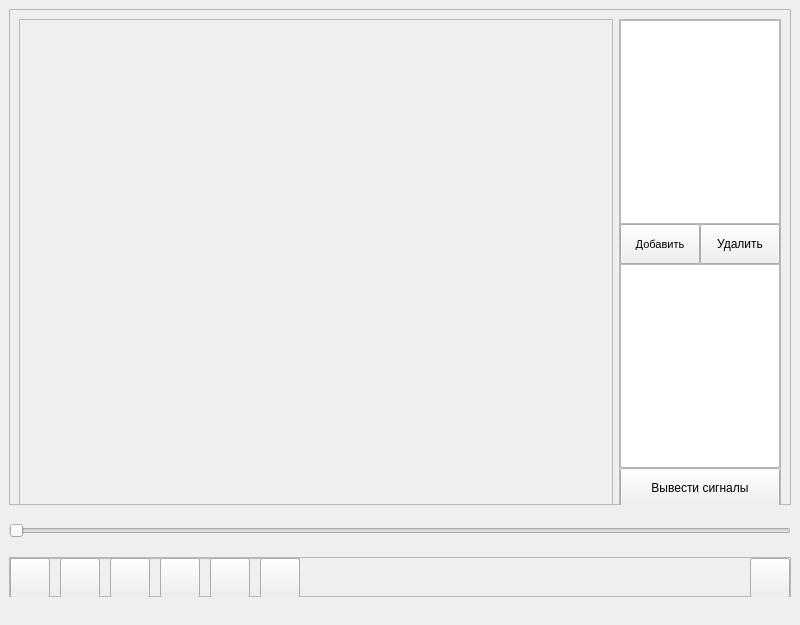
<?xml version="1.0" encoding="UTF-8"?>
<ui version="4.0">
 <class>Display</class>
 <widget class="QMainWindow" name="Display">
  <property name="geometry">
   <rect>
    <x>0</x>
    <y>0</y>
    <width>800</width>
    <height>625</height>
   </rect>
  </property>
  <property name="sizePolicy">
   <sizepolicy hsizetype="Preferred" vsizetype="Preferred">
    <horstretch>0</horstretch>
    <verstretch>0</verstretch>
   </sizepolicy>
  </property>
  <property name="minimumSize">
   <size>
    <width>800</width>
    <height>600</height>
   </size>
  </property>
  <property name="maximumSize">
   <size>
    <width>16777215</width>
    <height>16777215</height>
   </size>
  </property>
  <property name="windowTitle">
   <string>Отображение ЭЭГ</string>
  </property>
  <property name="styleSheet">
   <string notr="true"/>
  </property>
  <property name="tabShape">
   <enum>QTabWidget::Rounded</enum>
  </property>
  <widget class="QWidget" name="centralwidget">
   <property name="maximumSize">
    <size>
     <width>1600000</width>
     <height>1600000</height>
    </size>
   </property>
   <property name="sizeIncrement">
    <size>
     <width>0</width>
     <height>0</height>
    </size>
   </property>
   <layout class="QVBoxLayout" name="verticalLayout">
    <item>
     <widget class="QFrame" name="plotSignals">
      <property name="minimumSize">
       <size>
        <width>780</width>
        <height>490</height>
       </size>
      </property>
      <property name="frameShape">
       <enum>QFrame::StyledPanel</enum>
      </property>
      <property name="frameShadow">
       <enum>QFrame::Raised</enum>
      </property>
      <layout class="QGridLayout" name="gridLayout">
       <item row="0" column="1">
        <widget class="QFrame" name="signalsContol">
         <property name="minimumSize">
          <size>
           <width>162</width>
           <height>490</height>
          </size>
         </property>
         <property name="maximumSize">
          <size>
           <width>160</width>
           <height>16777215</height>
          </size>
         </property>
         <property name="frameShape">
          <enum>QFrame::StyledPanel</enum>
         </property>
         <property name="frameShadow">
          <enum>QFrame::Raised</enum>
         </property>
         <layout class="QVBoxLayout" name="verticalLayout_2">
          <property name="spacing">
           <number>0</number>
          </property>
          <property name="leftMargin">
           <number>0</number>
          </property>
          <property name="topMargin">
           <number>0</number>
          </property>
          <property name="rightMargin">
           <number>0</number>
          </property>
          <property name="bottomMargin">
           <number>0</number>
          </property>
          <item>
           <widget class="QListWidget" name="allSignalsList">
            <property name="minimumSize">
             <size>
              <width>160</width>
              <height>192</height>
             </size>
            </property>
            <property name="maximumSize">
             <size>
              <width>160</width>
              <height>16777215</height>
             </size>
            </property>
            <property name="focusPolicy">
             <enum>Qt::ClickFocus</enum>
            </property>
            <property name="alternatingRowColors">
             <bool>true</bool>
            </property>
            <property name="selectionMode">
             <enum>QAbstractItemView::MultiSelection</enum>
            </property>
           </widget>
          </item>
          <item>
           <widget class="QFrame" name="frame_4">
            <property name="minimumSize">
             <size>
              <width>160</width>
              <height>40</height>
             </size>
            </property>
            <property name="maximumSize">
             <size>
              <width>160</width>
              <height>40</height>
             </size>
            </property>
            <property name="frameShape">
             <enum>QFrame::StyledPanel</enum>
            </property>
            <property name="frameShadow">
             <enum>QFrame::Raised</enum>
            </property>
            <widget class="QPushButton" name="removeSignalsButton">
             <property name="geometry">
              <rect>
               <x>80</x>
               <y>0</y>
               <width>80</width>
               <height>40</height>
              </rect>
             </property>
             <property name="minimumSize">
              <size>
               <width>80</width>
               <height>40</height>
              </size>
             </property>
             <property name="text">
              <string>Удалить</string>
             </property>
            </widget>
            <widget class="QPushButton" name="addSignalsButton">
             <property name="geometry">
              <rect>
               <x>0</x>
               <y>0</y>
               <width>80</width>
               <height>40</height>
              </rect>
             </property>
             <property name="minimumSize">
              <size>
               <width>80</width>
               <height>40</height>
              </size>
             </property>
             <property name="font">
              <font>
               <pointsize>8</pointsize>
              </font>
             </property>
             <property name="text">
              <string>Добавить</string>
             </property>
            </widget>
           </widget>
          </item>
          <item>
           <widget class="QListWidget" name="selectedSignalsList">
            <property name="minimumSize">
             <size>
              <width>160</width>
              <height>192</height>
             </size>
            </property>
            <property name="maximumSize">
             <size>
              <width>160</width>
              <height>16777215</height>
             </size>
            </property>
            <property name="tabKeyNavigation">
             <bool>false</bool>
            </property>
            <property name="showDropIndicator" stdset="0">
             <bool>false</bool>
            </property>
            <property name="dragEnabled">
             <bool>false</bool>
            </property>
            <property name="dragDropOverwriteMode">
             <bool>false</bool>
            </property>
            <property name="dragDropMode">
             <enum>QAbstractItemView::NoDragDrop</enum>
            </property>
            <property name="selectionMode">
             <enum>QAbstractItemView::MultiSelection</enum>
            </property>
           </widget>
          </item>
          <item>
           <widget class="QPushButton" name="submitSignalsButton">
            <property name="minimumSize">
             <size>
              <width>160</width>
              <height>40</height>
             </size>
            </property>
            <property name="maximumSize">
             <size>
              <width>160</width>
              <height>16777215</height>
             </size>
            </property>
            <property name="text">
             <string>Вывести сигналы</string>
            </property>
           </widget>
          </item>
         </layout>
        </widget>
       </item>
       <item row="0" column="0">
        <widget class="QFrame" name="plotsFrame">
         <property name="sizePolicy">
          <sizepolicy hsizetype="Expanding" vsizetype="Preferred">
           <horstretch>0</horstretch>
           <verstretch>0</verstretch>
          </sizepolicy>
         </property>
         <property name="minimumSize">
          <size>
           <width>590</width>
           <height>490</height>
          </size>
         </property>
         <property name="frameShape">
          <enum>QFrame::StyledPanel</enum>
         </property>
         <property name="frameShadow">
          <enum>QFrame::Raised</enum>
         </property>
         <layout class="QGridLayout" name="gridLayout_2">
          <item row="0" column="0">
           <widget class="QCustomPlot" name="customPlot" native="true">
            <property name="sizePolicy">
             <sizepolicy hsizetype="Expanding" vsizetype="Preferred">
              <horstretch>0</horstretch>
              <verstretch>0</verstretch>
             </sizepolicy>
            </property>
            <property name="minimumSize">
             <size>
              <width>550</width>
              <height>245</height>
             </size>
            </property>
           </widget>
          </item>
         </layout>
        </widget>
       </item>
      </layout>
     </widget>
    </item>
    <item>
     <widget class="QSlider" name="timeSlider">
      <property name="minimumSize">
       <size>
        <width>770</width>
        <height>40</height>
       </size>
      </property>
      <property name="maximumSize">
       <size>
        <width>16777215</width>
        <height>40</height>
       </size>
      </property>
      <property name="mouseTracking">
       <bool>true</bool>
      </property>
      <property name="maximum">
       <number>98</number>
      </property>
      <property name="singleStep">
       <number>0</number>
      </property>
      <property name="pageStep">
       <number>0</number>
      </property>
      <property name="orientation">
       <enum>Qt::Horizontal</enum>
      </property>
     </widget>
    </item>
    <item>
     <widget class="QFrame" name="controls">
      <property name="minimumSize">
       <size>
        <width>300</width>
        <height>40</height>
       </size>
      </property>
      <property name="maximumSize">
       <size>
        <width>16777215</width>
        <height>40</height>
       </size>
      </property>
      <property name="frameShape">
       <enum>QFrame::StyledPanel</enum>
      </property>
      <property name="frameShadow">
       <enum>QFrame::Raised</enum>
      </property>
      <layout class="QHBoxLayout" name="horizontalLayout_2">
       <property name="spacing">
        <number>0</number>
       </property>
       <property name="leftMargin">
        <number>0</number>
       </property>
       <property name="topMargin">
        <number>0</number>
       </property>
       <property name="rightMargin">
        <number>0</number>
       </property>
       <property name="bottomMargin">
        <number>0</number>
       </property>
       <item>
        <widget class="QFrame" name="frame">
         <property name="minimumSize">
          <size>
           <width>290</width>
           <height>40</height>
          </size>
         </property>
         <property name="maximumSize">
          <size>
           <width>290</width>
           <height>40</height>
          </size>
         </property>
         <property name="frameShape">
          <enum>QFrame::StyledPanel</enum>
         </property>
         <property name="frameShadow">
          <enum>QFrame::Raised</enum>
         </property>
         <widget class="QPushButton" name="MoveLeftButton">
          <property name="geometry">
           <rect>
            <x>100</x>
            <y>0</y>
            <width>40</width>
            <height>40</height>
           </rect>
          </property>
          <property name="minimumSize">
           <size>
            <width>40</width>
            <height>40</height>
           </size>
          </property>
          <property name="maximumSize">
           <size>
            <width>40</width>
            <height>40</height>
           </size>
          </property>
          <property name="font">
           <font>
            <pointsize>8</pointsize>
           </font>
          </property>
          <property name="toolTip">
           <string>&lt;html&gt;&lt;head/&gt;&lt;body&gt;&lt;p&gt;1 сек. назад&lt;/p&gt;&lt;/body&gt;&lt;/html&gt;</string>
          </property>
          <property name="text">
           <string/>
          </property>
          <property name="icon">
           <iconset>
            <normaloff>imgs/left-button.png</normaloff>imgs/left-button.png</iconset>
          </property>
          <property name="iconSize">
           <size>
            <width>24</width>
            <height>24</height>
           </size>
          </property>
         </widget>
         <widget class="QPushButton" name="MoveRightButton">
          <property name="geometry">
           <rect>
            <x>150</x>
            <y>0</y>
            <width>40</width>
            <height>40</height>
           </rect>
          </property>
          <property name="minimumSize">
           <size>
            <width>40</width>
            <height>40</height>
           </size>
          </property>
          <property name="maximumSize">
           <size>
            <width>40</width>
            <height>40</height>
           </size>
          </property>
          <property name="toolTip">
           <string>&lt;html&gt;&lt;head/&gt;&lt;body&gt;&lt;p&gt;1 сек. вперед&lt;/p&gt;&lt;/body&gt;&lt;/html&gt;</string>
          </property>
          <property name="text">
           <string/>
          </property>
          <property name="icon">
           <iconset>
            <normaloff>imgs/right-button.png</normaloff>imgs/right-button.png</iconset>
          </property>
          <property name="iconSize">
           <size>
            <width>24</width>
            <height>24</height>
           </size>
          </property>
         </widget>
         <widget class="QPushButton" name="PlayButton">
          <property name="geometry">
           <rect>
            <x>0</x>
            <y>0</y>
            <width>40</width>
            <height>40</height>
           </rect>
          </property>
          <property name="minimumSize">
           <size>
            <width>40</width>
            <height>40</height>
           </size>
          </property>
          <property name="maximumSize">
           <size>
            <width>40</width>
            <height>40</height>
           </size>
          </property>
          <property name="toolTip">
           <string>&lt;html&gt;&lt;head/&gt;&lt;body&gt;&lt;p&gt;Воспроизведение&lt;/p&gt;&lt;/body&gt;&lt;/html&gt;</string>
          </property>
          <property name="whatsThis">
           <string>&lt;html&gt;&lt;head/&gt;&lt;body&gt;&lt;p&gt;&lt;br/&gt;&lt;/p&gt;&lt;/body&gt;&lt;/html&gt;</string>
          </property>
          <property name="text">
           <string/>
          </property>
          <property name="icon">
           <iconset>
            <normaloff>imgs/play-button.png</normaloff>imgs/play-button.png</iconset>
          </property>
          <property name="iconSize">
           <size>
            <width>24</width>
            <height>24</height>
           </size>
          </property>
          <property name="checkable">
           <bool>false</bool>
          </property>
         </widget>
         <widget class="QPushButton" name="StopButton">
          <property name="geometry">
           <rect>
            <x>50</x>
            <y>0</y>
            <width>40</width>
            <height>40</height>
           </rect>
          </property>
          <property name="minimumSize">
           <size>
            <width>40</width>
            <height>40</height>
           </size>
          </property>
          <property name="maximumSize">
           <size>
            <width>40</width>
            <height>40</height>
           </size>
          </property>
          <property name="toolTip">
           <string>&lt;html&gt;&lt;head/&gt;&lt;body&gt;&lt;p&gt;Стоп&lt;/p&gt;&lt;/body&gt;&lt;/html&gt;</string>
          </property>
          <property name="text">
           <string/>
          </property>
          <property name="icon">
           <iconset>
            <normaloff>imgs/stop-button.png</normaloff>imgs/stop-button.png</iconset>
          </property>
          <property name="iconSize">
           <size>
            <width>24</width>
            <height>24</height>
           </size>
          </property>
          <property name="checkable">
           <bool>false</bool>
          </property>
         </widget>
         <widget class="QPushButton" name="ZoomButton">
          <property name="geometry">
           <rect>
            <x>200</x>
            <y>0</y>
            <width>40</width>
            <height>40</height>
           </rect>
          </property>
          <property name="minimumSize">
           <size>
            <width>40</width>
            <height>40</height>
           </size>
          </property>
          <property name="maximumSize">
           <size>
            <width>40</width>
            <height>40</height>
           </size>
          </property>
          <property name="toolTip">
           <string>&lt;html&gt;&lt;head/&gt;&lt;body&gt;&lt;p&gt;Исходное положение камеры&lt;/p&gt;&lt;/body&gt;&lt;/html&gt;</string>
          </property>
          <property name="text">
           <string/>
          </property>
          <property name="icon">
           <iconset>
            <normaloff>imgs/zoom-button.png</normaloff>imgs/zoom-button.png</iconset>
          </property>
          <property name="iconSize">
           <size>
            <width>24</width>
            <height>24</height>
           </size>
          </property>
         </widget>
         <widget class="QPushButton" name="SpectrumButton">
          <property name="geometry">
           <rect>
            <x>250</x>
            <y>0</y>
            <width>40</width>
            <height>40</height>
           </rect>
          </property>
          <property name="minimumSize">
           <size>
            <width>40</width>
            <height>40</height>
           </size>
          </property>
          <property name="maximumSize">
           <size>
            <width>40</width>
            <height>40</height>
           </size>
          </property>
          <property name="toolTip">
           <string>&lt;html&gt;&lt;head/&gt;&lt;body&gt;&lt;p&gt;Исходное положение камеры&lt;/p&gt;&lt;/body&gt;&lt;/html&gt;</string>
          </property>
          <property name="text">
           <string/>
          </property>
          <property name="icon">
           <iconset>
            <normaloff>imgs/zoom-button.png</normaloff>imgs/zoom-button.png</iconset>
          </property>
          <property name="iconSize">
           <size>
            <width>24</width>
            <height>24</height>
           </size>
          </property>
         </widget>
        </widget>
       </item>
       <item>
        <spacer name="horizontalSpacer">
         <property name="orientation">
          <enum>Qt::Horizontal</enum>
         </property>
         <property name="sizeHint" stdset="0">
          <size>
           <width>497</width>
           <height>20</height>
          </size>
         </property>
        </spacer>
       </item>
       <item>
        <widget class="QPushButton" name="pushButton">
         <property name="minimumSize">
          <size>
           <width>40</width>
           <height>40</height>
          </size>
         </property>
         <property name="maximumSize">
          <size>
           <width>40</width>
           <height>40</height>
          </size>
         </property>
         <property name="text">
          <string/>
         </property>
         <property name="icon">
          <iconset>
           <normaloff>imgs/information-button.png</normaloff>imgs/information-button.png</iconset>
         </property>
         <property name="iconSize">
          <size>
           <width>24</width>
           <height>24</height>
          </size>
         </property>
        </widget>
       </item>
      </layout>
     </widget>
    </item>
   </layout>
  </widget>
  <widget class="QStatusBar" name="statusBar">
   <property name="sizeGripEnabled">
    <bool>false</bool>
   </property>
  </widget>
 </widget>
 <customwidgets>
  <customwidget>
   <class>QCustomPlot</class>
   <extends>QWidget</extends>
   <header>qcustomplot.h</header>
   <container>1</container>
  </customwidget>
 </customwidgets>
 <tabstops>
  <tabstop>MoveLeftButton</tabstop>
 </tabstops>
 <resources/>
 <connections/>
</ui>
